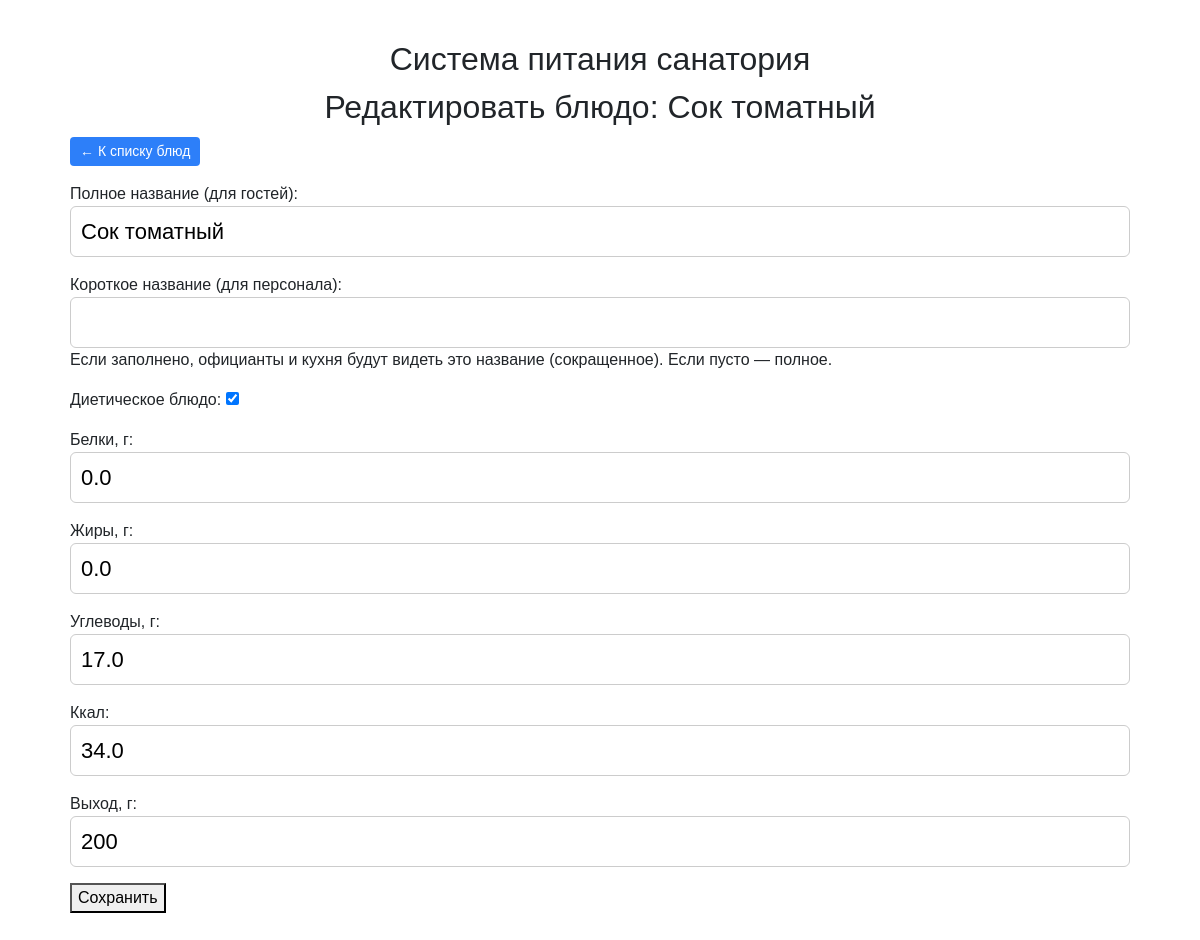
/dishes/66/edit/ (signed in), run on the app's committed database.
### dining/models.py (models this page shows, shortened)
class Dish(models.Model):
    short_name = models.CharField(
        max_length=100,
        blank=True,
        verbose_name="Название для кухни/официантов",
        help_text="Если заполнено, официанты и кухня будут видеть это название (сокращенное). Если пусто — полное."
    )
    name = models.CharField(max_length=200, verbose_name="Название блюда")
    is_diet = models.BooleanField(default=False, verbose_name="Диетическое блюдо")
    proteins = models.DecimalField(
        max_digits=5, decimal_places=1, null=True, blank=True, verbose_name="Белки, г"
    )
    fats = models.DecimalField(
        max_digits=5, decimal_places=1, null=True, blank=True, verbose_name="Жиры, г"
    )
    carbs = models.DecimalField(
        max_digits=5, decimal_places=1, null=True, blank=True, verbose_name="Углеводы, г"
    )
    kcal = models.DecimalField(
        max_digits=6, decimal_places=1, null=True, blank=True, verbose_name="Ккал"
    )
    output = models.PositiveSmallIntegerField(  # НОВОЕ ПОЛЕ
        null=True, blank=True, verbose_name="Выход, г"
    )
    class Meta:
        verbose_name = "Блюдо"
        verbose_name_plural = "Блюда"

### dining/views.py (the view)
# urls.py: path("dishes/<int:dish_id>/edit/", views.dish_edit_view, name="dish_edit"),
@login_required
def dish_edit_view(request, dish_id):
    dish = get_object_or_404(Dish, id=dish_id)
    if request.method == "POST":
        form = DishForm(request.POST, instance=dish)
        if form.is_valid():
            form.save()
            return redirect("dish_list")
    else:
        form = DishForm(instance=dish)
    return render(request, "dining/dish_form.html", {"form": form, "dish": dish})

### dining/forms.py
class DishForm(forms.ModelForm):
    class Meta:
        model = Dish
        fields = ["name", "short_name", "is_diet", "proteins", "fats", "carbs", "kcal", "output"]
        labels = {
            "name": "Полное название (для гостей)",
            "short_name": "Короткое название (для персонала)",
            "is_diet": "Диетическое блюдо",
            "proteins": "Белки, г",
            "fats": "Жиры, г",
            "carbs": "Углеводы, г",
            "kcal": "Ккал",
            "output": "Выход, г",
        }

### templates/dining/dish_form.html (shortened to what this page needs)
{% extends "base.html" %}
{% block content %}
{% if dish %}
    <h1>Редактировать блюдо: {{ dish.name }}</h1>
{% else %}
    <h1>Добавить блюдо</h1>
{% endif %}
<p><a href="{% url 'dish_list' %}" class="btn-link">← К списку блюд</a></p>
<form method="post">
    {{ form.as_p }}
    <button type="submit">Сохранить</button>
</form>
{% endblock %}

### templates/base.html (style rules this page uses)
body { font-family: sans-serif; margin: 20px; }
.btn-link { display: inline-block; padding: 6px 12px; background: #2d7ff9; color: #fff; text-decoration: none; border-radius: 4px; font-size: 16px; }
h1 { font-size: 32px; margin: 0 0 10px 0; text-align: center; }
input[type="text"], input[type="number"], input[type="date"] { font-size: 22px; padding: 8px 10px; border-radius: 6px; border: 1px solid #ccc; width: 100%; box-sizing: border-box; }
.btn-link { display: inline-block; padding: 4px 10px; background: #2d7ff9; color: #fff; text-decoration: none; border-radius: 4px; font-size: 14px; }

### data on the page
Dish: name "Сок томатный", is_diet "☑", proteins "0.0", fats "0.0", carbs "17.0", kcal "34.0", output "200"
